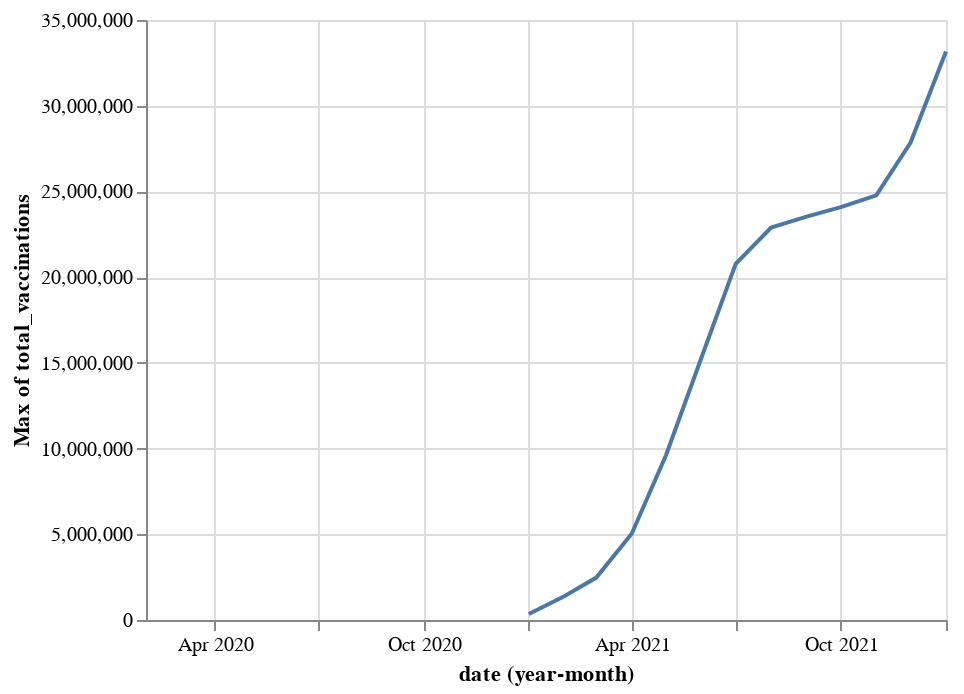

Write notebook code for a chart like this one.
### Markdown cell above
**TEST** your function using the cell below

### Code cell
# TEST the function! Do not change this cell!

# you should see:
# A chart!
# With an x-axis from 2020 until 2022
# Showing a line with an upward trend
visualize_country_data('NLD', covid)

### Figure 1 — Vega-Lite specification as saved in the notebook (floating-point values rounded to 4 significant figures; data arrays with more than 128 entries replaced by an {"elided": "..."} marker saying what was removed)
{"config": {"view": {"continuousWidth": 400, "continuousHeight": 300}}, "data": {"name": "data-fabb17df8cbf88d524c7f94a3d0c8cf9"}, "mark": "line", "encoding": {"tooltip": {"field": "location", "type": "nominal"}, "x": {"field": "date", "timeUnit": "yearmonth", "type": "temporal"}, "y": {"aggregate": "max", "field": "total_vaccinations", "type": "quantitative"}}, "$schema": "https://vega.github.io/schema/vega-lite/v4.17.0.json", "datasets": {"data-fabb17df8cbf88d524c7f94a3d0c8cf9": {"elided": "705 records"}}}
